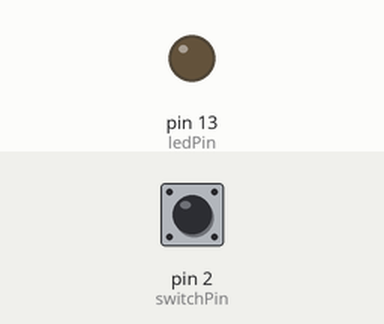
Recording of a sketch running on a simulated Arduino Uno, built with avr-gcc and run on an emulated ATmega328P. On the bench: output pins drawn as LEDs (lit = HIGH). The test bench sets the inputs (shaded band); at power-on: pin 2 (switchPin) HIGH.

Above: at 1.2 s.
1.3 s: pin 2 (switchPin) pulsed LOW 5 times (0.12 s each, 0.3 s apart)
At 2.47 s:
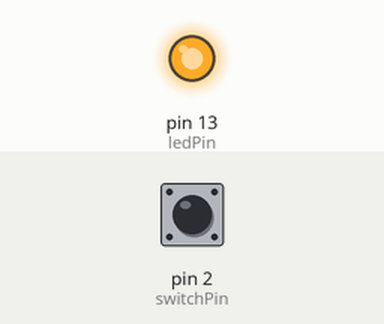
Timing chart, 0 to 4.3 s (numbered marks = the images above; inputs shaded):
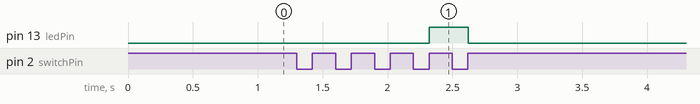

The sketch:

L5_3.ino
```cpp
const int switchPin = 2;
const int ledPin = 13;

int state;
int lastState;

int buttonCounter = 0;

void setup() {
  pinMode(ledPin, OUTPUT);
  pinMode(switchPin, INPUT);
}

void loop() {
  state = digitalRead(switchPin);
  if (state != lastState) {
    if (state == HIGH) {
      buttonCounter++;
    }
    lastState = state;
  }
  if (buttonCounter % 5 == 0) {
    digitalWrite(ledPin, HIGH);
    delay(20);
  } else digitalWrite(ledPin, LOW);
}
```

Measured:
- after the input at 1.3 s, pin 13 (ledPin): LOW → HIGH after 1.0 s, → LOW 0.30 s later
